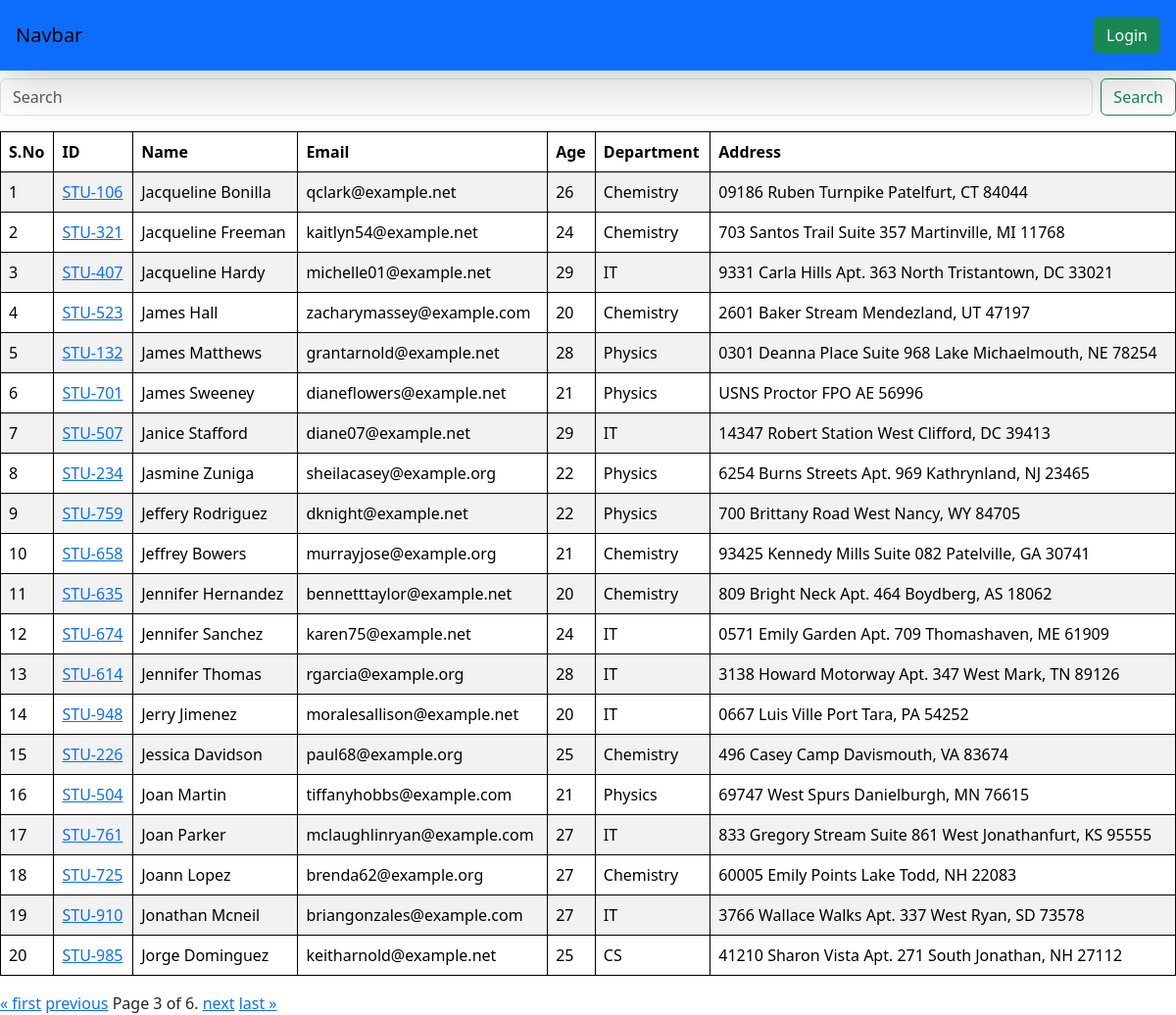
Screenshot of /students/?page=3 with the database file from the repository.
### vege/models.py (models this page shows, shortened)
class Student(models.Model):
    deparment=models.ForeignKey(Department,related_name="depart",on_delete=models.CASCADE)
    student_id=models.OneToOneField(StudentID,related_name="studentid",on_delete=models.CASCADE)
    student_name=models.CharField(max_length=100)
    student_email=models.EmailField(unique=True)
    student_age=models.IntegerField(default=18)
    student_address=models.TextField()
    is_deleted=models.BooleanField(default=False)
    objects=StudentManager()
    admin_objects=models.Manager()
    class Meta:
        ordering=['student_name']
        verbose_name="student"

class StudentID(models.Model):
    student_id=models.CharField(max_length=100)
    def __str__(self)->str:
        return self.student_id

class Department(models.Model):
    department=models.CharField(max_length=100)
    class Meta:
        ordering=['department']

### vege/views.py (the view, shortened to what this page needs)
# urls.py: path('students/',get_students,name='get_students'),
def get_students(request):
    queryset=Student.objects.all()
    paginator = Paginator(queryset, 20)  # Show 25 contacts per page.
    page_number = request.GET.get("page",1)
    page_obj = paginator.get_page(page_number)
    return render(request,'reports/students.html', {"queryset": page_obj})

### vege/models.py (called while the page is built)
    def get_queryset(self):
        return super().get_queryset().filter(is_deleted=False)

### vege/templates/reports/students.html
{% extends "base.html" %}
{% block start %}
<div>
    <form class="d-flex mt-2 mb-3" role="search">
        <input class="form-control me-2" type="search" name="search" placeholder="Search" aria-label="Search">
        <button class="btn btn-outline-success" type="submit">Search</button>
    </form>
    <table class="table table-striped">
        <thead>
        <tr>
            <th scope="col">S.No</th>
            <th scope="col">ID</th>
            <th scope="col">Name</th>
            <th scope="col">Email</th>
            <th scope="col">Age</th>
            <th scope="col">Department</th>
            <th scope="col">Address</th>
        </tr>
        </thead>
        <tbody>
            {% for student in queryset%}
                <tr>
                    <td>{{forloop.counter}}</td>
                    <td>
                        <a href="{% url 'see_marks' student.student_id %}">
                            {{student.student_id}}
                    </a></td>
                    <td>{{student.student_name}}</td>
                    <td>{{student.student_email}}</td>
                    <td>{{student.student_age}}</td>
                    <td>{{student.deparment.department}}</td>
                    <td>{{student.student_address}}</td>
                </tr>
            {% endfor %}
        </tbody>
    </table>
    <div class="pagination">
        <span class="step-links">
            {% if queryset.has_previous %}
                <a href="?page=1">&laquo; first</a>
                <a href="?page={{ queryset.previous_page_number }}">previous</a>
            {% endif %}
            <span class="current">
                Page {{ queryset.number }} of {{ queryset.paginator.num_pages }}.
            </span>
            {% if queryset.has_next %}
                <a href="?page={{ queryset.next_page_number }}">next</a>
                <a href="?page={{ queryset.paginator.num_pages }}">last &raquo;</a>
            {% endif %}
        </span>
    </div>
</div>
{% endblock %}

### home/templates/base.html (style rules this page uses)
table, th, td { border: 1px solid black; }

### rows the page displays
Student: student_id "STU-106", student_name "Jacqueline Bonilla", student_email "qclark@example.net", student_age "26", deparment.department "Chemistry", student_address "09186 Ruben Turnpike Patelfurt, CT 84044"
Student: student_id "STU-321", student_name "Jacqueline Freeman", student_email "kaitlyn54@example.net", student_age "24", deparment.department "Chemistry", student_address "703 Santos Trail Suite 357 Martinville, MI 11768"
Student: student_id "STU-407", student_name "Jacqueline Hardy", student_email "michelle01@example.net", student_age "29", deparment.department "IT", student_address "9331 Carla Hills Apt. 363 North Tristantown, DC 33021"
Student: student_id "STU-523", student_name "James Hall", student_email "zacharymassey@example.com", student_age "20", deparment.department "Chemistry", student_address "2601 Baker Stream Mendezland, UT 47197"
Student: student_id "STU-132", student_name "James Matthews", student_email "grantarnold@example.net", student_age "28", deparment.department "Physics", student_address "0301 Deanna Place Suite 968 Lake Michaelmouth, NE 78254"
Student: student_id "STU-701", student_name "James Sweeney", student_email "dianeflowers@example.net", student_age "21", deparment.department "Physics", student_address "USNS Proctor FPO AE 56996"
Student: student_id "STU-507", student_name "Janice Stafford", student_email "diane07@example.net", student_age "29", deparment.department "IT", student_address "14347 Robert Station West Clifford, DC 39413"
Student: student_id "STU-234", student_name "Jasmine Zuniga", student_email "sheilacasey@example.org", student_age "22", deparment.department "Physics", student_address "6254 Burns Streets Apt. 969 Kathrynland, NJ 23465"
Student: student_id "STU-759", student_name "Jeffery Rodriguez", student_email "dknight@example.net", student_age "22", deparment.department "Physics", student_address "700 Brittany Road West Nancy, WY 84705"
Student: student_id "STU-658", student_name "Jeffrey Bowers", student_email "murrayjose@example.org", student_age "21", deparment.department "Chemistry", student_address "93425 Kennedy Mills Suite 082 Patelville, GA 30741"
Student: student_id "STU-635", student_name "Jennifer Hernandez", student_email "bennetttaylor@example.net", student_age "20", deparment.department "Chemistry", student_address "809 Bright Neck Apt. 464 Boydberg, AS 18062"
Student: student_id "STU-674", student_name "Jennifer Sanchez", student_email "karen75@example.net", student_age "24", deparment.department "IT", student_address "0571 Emily Garden Apt. 709 Thomashaven, ME 61909"
Student: student_id "STU-614", student_name "Jennifer Thomas", student_email "rgarcia@example.org", student_age "28", deparment.department "IT", student_address "3138 Howard Motorway Apt. 347 West Mark, TN 89126"
Student: student_id "STU-948", student_name "Jerry Jimenez", student_email "moralesallison@example.net", student_age "20", deparment.department "IT", student_address "0667 Luis Ville Port Tara, PA 54252"
Student: student_id "STU-226", student_name "Jessica Davidson", student_email "paul68@example.org", student_age "25", deparment.department "Chemistry", student_address "496 Casey Camp Davismouth, VA 83674"
Student: student_id "STU-504", student_name "Joan Martin", student_email "tiffanyhobbs@example.com", student_age "21", deparment.department "Physics", student_address "69747 West Spurs Danielburgh, MN 76615"
Student: student_id "STU-761", student_name "Joan Parker", student_email "mclaughlinryan@example.com", student_age "27", deparment.department "IT", student_address "833 Gregory Stream Suite 861 West Jonathanfurt, KS 95555"
Student: student_id "STU-725", student_name "Joann Lopez", student_email "brenda62@example.org", student_age "27", deparment.department "Chemistry", student_address "60005 Emily Points Lake Todd, NH 22083"
Student: student_id "STU-910", student_name "Jonathan Mcneil", student_email "briangonzales@example.com", student_age "27", deparment.department "IT", student_address "3766 Wallace Walks Apt. 337 West Ryan, SD 73578"
Student: student_id "STU-985", student_name "Jorge Dominguez", student_email "keitharnold@example.net", student_age "25", deparment.department "CS", student_address "41210 Sharon Vista Apt. 271 South Jonathan, NH 27112"

### other values shown
{{ queryset.number }} "3"
{{ queryset.paginator.num_pages }} "6"
